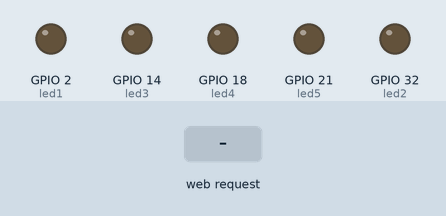
The program below on a simulated ESP32. On the bench: output pins drawn as LEDs (lit = HIGH). Inputs (shaded band) come from the test bench. WiFi joins after 1.5 s; servers stay silent unless stated; what the program prints to the serial monitor is not drawn.

Above: at 2.7 s.
2.8 s: HTTP request GET /d33/on received
At 3.2 s:
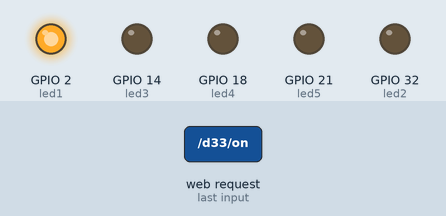
4.3 s: HTTP request GET /d32/off received
At 5.5 s:
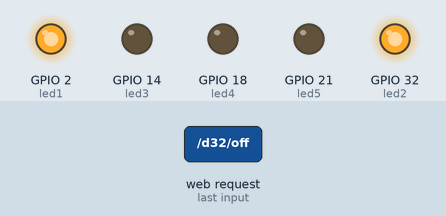
5.8 s: HTTP request GET /d33/off received
At 6.7 s:
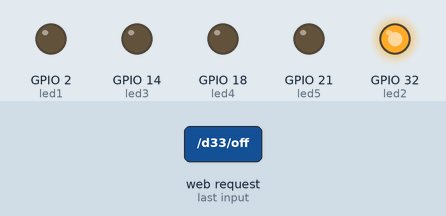
7.3 s: HTTP request GET /d34/off received
At 7.8 s:
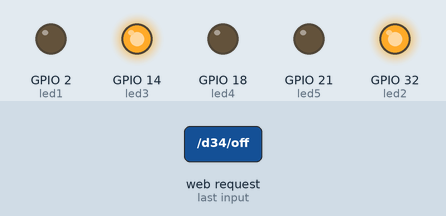
8.8 s: HTTP request GET /d32/on received
At 10.0 s:
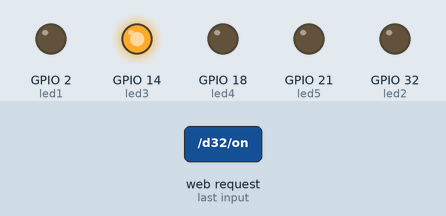
10.3 s: HTTP request GET /d18/off received
At 11.4 s:
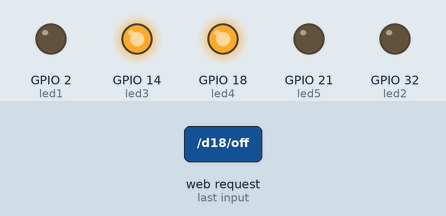
Timing chart, 0 to 12.8 s (numbered marks = the images above; inputs shaded):
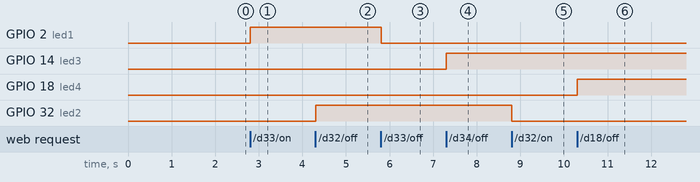

Measured:
- after the input at 2.8 s, GPIO 2 (led1): LOW → HIGH at once
- after the input at 4.3 s, GPIO 32 (led2): LOW → HIGH at once
- after the input at 5.8 s, GPIO 2 (led1): HIGH → LOW at once
- after the input at 7.3 s, GPIO 14 (led3): LOW → HIGH at once
- after the input at 8.8 s, GPIO 32 (led2): HIGH → LOW at once
- after the input at 10.3 s, GPIO 18 (led4): LOW → HIGH at once

The program:

main.cpp
```cpp
#include <Arduino.h>

#include <WiFi.h>

#define led1 2
#define led2 32
#define led3 14
#define led4 18
#define led5 21

const char *ssid = "";
const char *password = "";

IPAddress local_IP(192, 168, 5, 80);
IPAddress gateway(192, 168, 5, 242);
IPAddress subnet(255, 255, 255, 0);
IPAddress DNS1(8, 8, 8, 8);
IPAddress DNS2(8, 8, 4, 4);

WiFiServer server(80);

void led_wifi();

String header;

String Led1_status = "OFF";
String Led2_status = "OFF";
String Led3_status = "OFF";
String Led4_status = "OFF";
String Led5_status = "OFF";

unsigned long currentTime = millis();
unsigned long previousTime = 0;
const long timeoutTime = 2000;

void setup()
{

    Serial.begin(115200);
    pinMode(led1, OUTPUT);
    pinMode(led2, OUTPUT);
    pinMode(led3, OUTPUT);
    pinMode(led4, OUTPUT);
    pinMode(led5, OUTPUT);

    digitalWrite(led1, LOW);
    digitalWrite(led2, LOW);
    digitalWrite(led3, LOW);
    digitalWrite(led4, LOW);
    digitalWrite(led5, LOW);

    Serial.println();
    Serial.print("Conectando-se a ");
    Serial.print(ssid);
    if (!WiFi.config(local_IP, gateway, subnet, DNS1, DNS2))
    {
        Serial.println("Falha ao configurar STA");
    }
    WiFi.begin(ssid, password);

    while (WiFi.status() != WL_CONNECTED)
    {

        delay(300);
        Serial.print(".");
    }

    Serial.println("");
    Serial.println("Wifi conectado");
    Serial.println("Endereço de IP: ");
    Serial.println(WiFi.localIP());

    server.begin();
}

void loop()
{

    while (WiFi.status() != WL_CONNECTED)
    {

        WiFi.begin(ssid, password);
        Serial.print(".");
        delay(300);
    }

    led_wifi();
}

void led_wifi()
{

    WiFiClient client = server.available();

    if (client)
    {

        currentTime = millis();
        previousTime = currentTime;
        Serial.println("Novo cliente definido");
        String currentLine = "";

        while (client.connected() && currentTime - previousTime <= timeoutTime)
        {

            currentTime = millis();

            if (client.available())
            {

                char c = client.read();
                Serial.write(c);
                header += c;

                if (c == '\n')
                {

                    if (currentLine.length() == 0)
                    {

                        client.println("HTTP/1.1 200 OK");
                        client.println("Content-type:text/html");
                        client.println();

                        if (header.indexOf("GET /d33/on") >= 0)
                        {
                            Led1_status = "ON";
                            digitalWrite(led1, HIGH);
                        }
                        else if (header.indexOf("GET /d33/off") >= 0)
                        {
                            Led1_status = "OFF";
                            digitalWrite(led1, LOW);
                        }

                        if (header.indexOf("GET /d32/on") >= 0)
                        {

                            Led2_status = "ON";
                            digitalWrite(led2, LOW);
                        }
                        else if (header.indexOf("GET /d32/off") >= 0)
                        {
                            Led2_status = "OFF";
                            digitalWrite(led2, HIGH);
                        }

                        if (header.indexOf("GET /d34/on") >= 0)
                        {

                            Led3_status = "ON";
                            digitalWrite(led3, LOW);
                        }
                        else if (header.indexOf("GET /d34/off") >= 0)
                        {
                            Led3_status = "OFF";
                            digitalWrite(led3, HIGH);
                        }

                        if (header.indexOf("GET /d18/on") >= 0)
                        {

                            Led4_status = "ON";
                            digitalWrite(led4, LOW);
                        }
                        else if (header.indexOf("GET /d18/off") >= 0)
                        {
                            Led4_status = "OFF";
                            digitalWrite(led4, HIGH);
                        }

                        if (header.indexOf("GET /d21/on") >= 0)
                        {

                            Led5_status = "ON";
                            digitalWrite(led5, LOW);
                        }
                        else if (header.indexOf("GET /d21/off") >= 0)
                        {
                            Led5_status = "OFF";
                            digitalWrite(led5, HIGH);
                        }

                        client.println("<!DOCTYPE html><html>");
                        client.println("<head><meta name=\"viewport\" content=\"width=device-width, initial-scale=1\">");
                        client.println("<link rel=\"icon\" href=\"data:,\">");

                        client.println("<style>h1{text-align: center; font-size: 40px;}");
                        client.println("html {font-family: 'Times New Roman';}");
                        client.println("body {background-image: linear-gradient(to right, #5b5b58, #777);}");
                        client.println("h1 {color: #e5ff00;text-shadow: 2px 3px 4px rgba(0, 0, 0, 0.89);}");
                        client.println(".tabela { row-gap: 15px; column-gap: 20px; display: flex; justify-content: center; flex-wrap: wrap;}");
                        client.println(".botoes {text-align: center;}");
                        client.println("button {width: 150px; height: 70px;}");
                        client.println(".escrita { font-size: 20px; font-weight: 800;}");
                        client.println(".style1{font-family: Arial;color: #cccccc;font-size: 20px;background-color: #444444;cursor: pointer; box-shadow: -2px 3px 7px 1px rgba(0, 0, 0, 0.76); border: 3px solid rgba(0, 0, 0, 0.63);}");
                        client.println(".btOn{background-color: #3f459e;}");
                        client.println(".btOff{background-color: #616161;}");
                        client.println("</style>");

                        client.println("<title>Controle de Led por Wi-fi</title>");

                        client.println("<body><h1>Controle de Led</h1>");
                        client.println("<h1>Wi-Fi</h1>");

                        client.println("<div class='tabela'>");

                        client.println("<div class= 'botoes'>");
                        // client.println("<p class='escrita'>Led1 Status: " + Led1_status + "</p>");
                        if (Led1_status == "OFF")
                            client.println("<a href=\"/d33/on\">  <button class=\"style1 btOn\"><strong>Ligar Led1</strong></button></a>");
                        else
                            client.println("<a href =\"/d33/off\"> <button class=\"style1 btOff\"><strong>Desligar Led1</strong></button></a>");
                        client.println("</div>");

                        client.println("<div class= 'botoes'>");
                        // client.println("<p class='escrita'>Led2 Status: " + Led2_status + "</p>");
                        if (Led2_status == "OFF")
                            client.println("<a href =\"/d32/on\">  <button class=\"style1 btOn\"><strong>Ligar Led2</strong></button></a>");
                        else
                            client.println("<a href =\"/d32/off\"> <button class=\"style1 btOff\"><strong>Desligar Led2</strong></button></a>");
                        client.println("</div>");

                        client.println("<div class= 'botoes'>");
                        // client.println("<p class='escrita'>Led3 Status: " + Led3_status + "</p>");
                        if (Led3_status == "OFF")
                            client.println("<a href=\"/d34/on\">  <button class=\"style1 btOn\"><strong>Ligar Led3</strong></button></a>");
                        else
                            client.println("<a href =\"/d34/off\"> <button class=\"style1 btOff\"><strong>Desligar Led3</strong></button></a>");
                        client.println("</div>");

                        client.println("<div class= 'botoes'>");
                        // client.println("<p class='escrita'>Led4 Status: " + Led4_status + "</p>");
                        if (Led4_status == "OFF")
                            client.println("<a href=\"/d18/on\">  <button class=\"style1 btOn\"><strong>Ligar Led4</strong></button></a>");
                        else
                            client.println("<a href =\"/d18/off\"> <button class=\"style1 btOff\"><strong>Desligar Led4</strong></button></a>");
                        client.println("</div>");

                        client.println("<div class= 'botoes'>");
                        // client.println("<p class='escrita'>Led5 Status: " + Led5_status + "</p>");
                        if (Led5_status == "OFF")
                            client.println("<a href=\"/d21/on\">  <button class=\"style1 btOn\"><strong>Ligar Led5</strong></button></a>");
                        else
                            client.println("<a href =\"/d21/off\"> <button class=\"style1 btOff\"><strong>Desligar Led5</strong></button></a>");
                        client.println("</div>");

                        client.println("</div></body></html>");
                        client.println("");
                        break;
                    }

                    else
                        currentLine = "";
                }

                else if (c != '\r')
                    currentLine += c;
            }
        }

        header = "";

        client.stop();
        Serial.println("Cliente desconectado");
        Serial.println("");
    }
}
```
